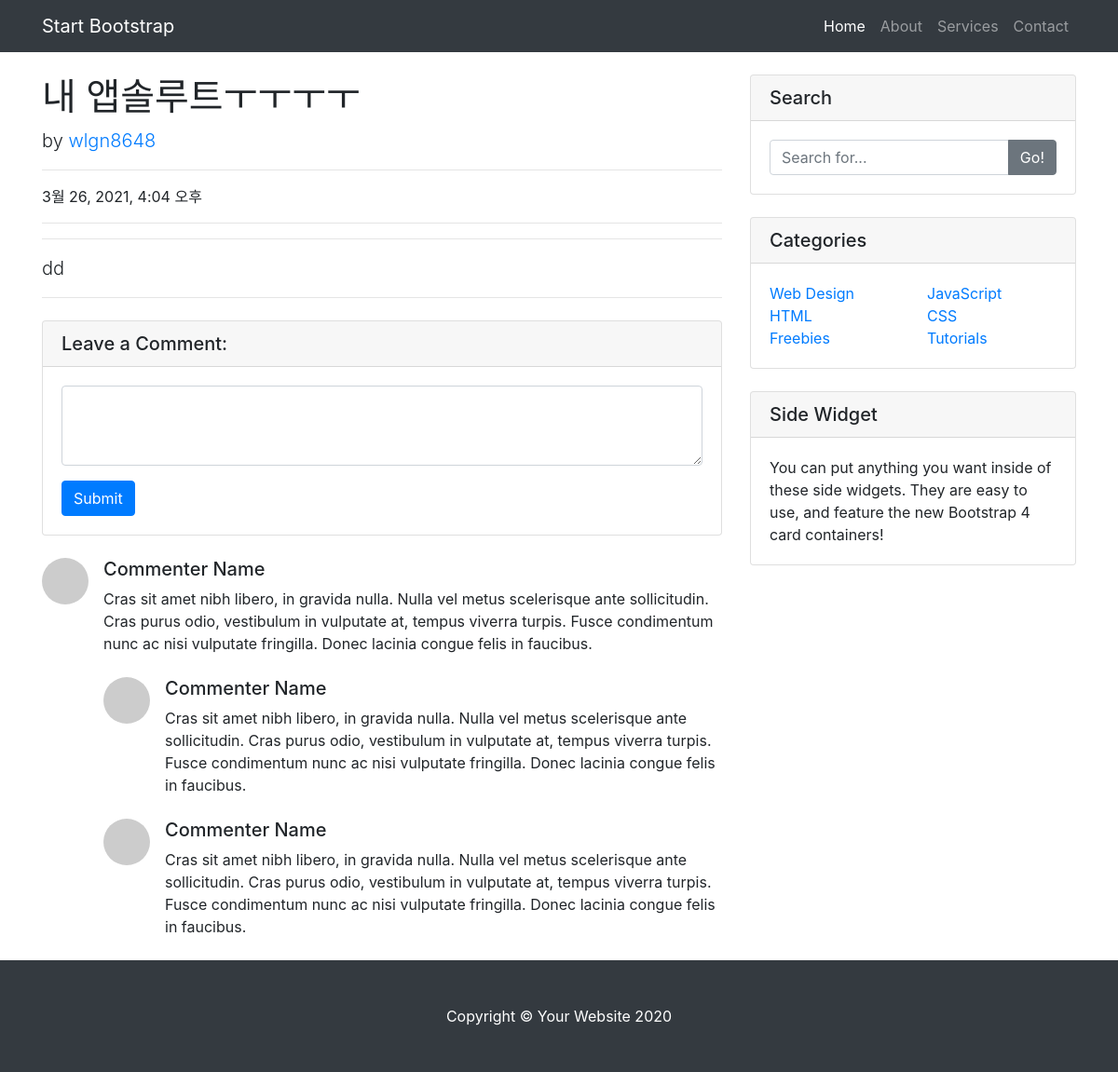
The page /blogMain/detail/1/ on the database as committed earlier.
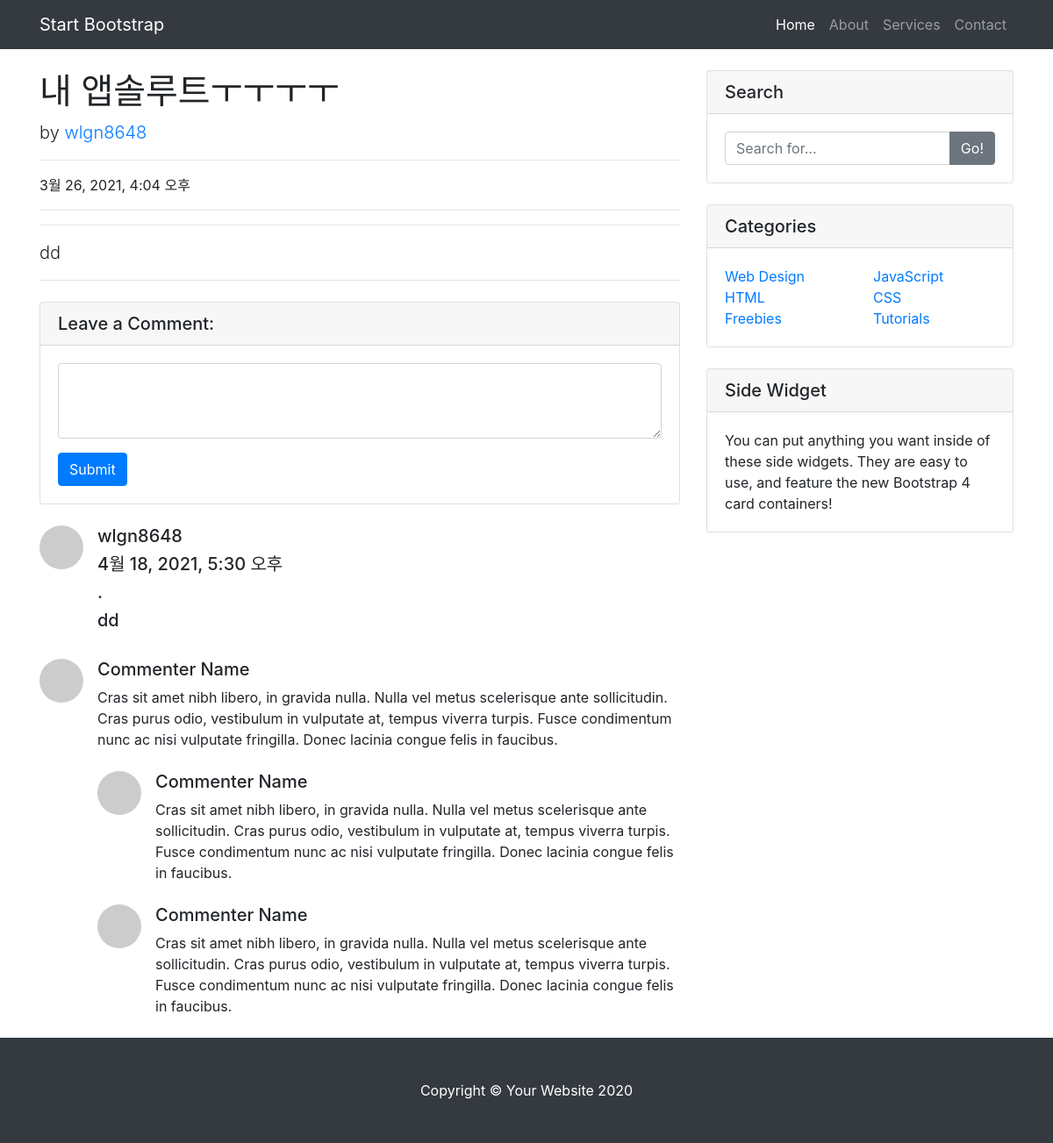
The same page on the database as committed later.
### blogapp/models.py (models this page shows)
class Blog(models.Model):
    title = models.CharField(max_length=100)
    pub_date = models.DateTimeField(auto_now_add=True)
    author = models.ForeignKey(User, on_delete=models.CASCADE, null=True, default=1)
    body = RichTextUploadingField()

class Comment(models.Model):
    blog = models.ForeignKey(Blog, on_delete=models.CASCADE, null=True)
    comment_date = models.DateTimeField(auto_now_add=True)
    comment_user = models.TextField(max_length=20)
    comment_thumbnail_url = models.TextField(max_length=300)
    comment_textfield = models.TextField()

### blogapp/views.py (the view)
# urls.py: path('blogMain/detail/<int:blog_id>/', blogapp.views.detail, name='detail'),
def detail(request, blog_id):
    blog_detail = get_object_or_404(Blog, pk=blog_id)
    comments = Comment.objects.filter(blog_id = blog_id)
    context = {
        'blog_detail' : blog_detail,
        'comments' : comments
    }
    return render(request, 'detail.html', context)

### blogapp/templates/detail.html (shortened to what this page needs)
{% load static %}
<!DOCTYPE html>
<html lang="en">
<head>
  <link href="{% static 'css/detail/vendor/bootstrap/css/bootstrap.min.css' %}" rel="stylesheet">
  <link href="{% static 'css/blog-post.css'%}" rel="stylesheet">
</head>
<body>
  <nav class="navbar navbar-expand-lg navbar-dark bg-dark fixed-top">
    <div class="container">
      <a class="navbar-brand" href="#">Start Bootstrap</a>
      <div class="collapse navbar-collapse" id="navbarResponsive">
        <ul class="navbar-nav ml-auto">
          <li class="nav-item active">
            <a class="nav-link" href="#">Home
            </a>
          </li>
          <li class="nav-item">
            <a class="nav-link" href="#">About</a>
          </li>
          <li class="nav-item">
            <a class="nav-link" href="#">Services</a>
          </li>
          <li class="nav-item">
            <a class="nav-link" href="#">Contact</a>
          </li>
        </ul>
      </div>
    </div>
  </nav>
  <div class="container">
    <div class="row">
      <div class="col-lg-8">
        <h1 class="mt-4">{{blog_detail.title}}</h1>
        <p class="lead">
          by
          <a href="#">{{blog_detail.author}}</a>
        </p>
        <hr>
        <p>{{blog_detail.pub_date}}</p>
        <hr>
        <hr>
        <p class="lead"> {{blog_detail.body | safe}} </p>
        <hr>
        <div class="card my-4">
          <h5 class="card-header">Leave a Comment:</h5>
          <div class="card-body">
            <form>
              <div class="form-group">
                <textarea class="form-control" rows="3"></textarea>
              </div>
              <button type="submit" class="btn btn-primary">Submit</button>
            </form>
          </div>
        </div>
        {% for comment in comments %}
        <div class="media mb-4">
          <img class="d-flex mr-3 rounded-circle" src="http://placehold.it/50x50" alt="">
          <div class="media-body">
            <h5 class="mt-0">{{comment.comment_user}}</h5>
            <h5 class="mt-0">{{comment.comment_date}}</h5>
            <h5 class="mt-0">{{comment.comment_thumbnail_url}}</h5>
            <h5 class="mt-0">{{comment.comment_textfield}}</h5>
           </div>
        </div>
        {% endfor %}
        <div class="media mb-4">
          <img class="d-flex mr-3 rounded-circle" src="http://placehold.it/50x50" alt="">
          <div class="media-body">
            <h5 class="mt-0">Commenter Name</h5>
            Cras sit amet nibh libero, in gravida nulla. Nulla vel metus scelerisque ante sollicitudin. Cras purus odio, vestibulum in vulputate at, tempus viverra turpis. Fusce condimentum nunc ac nisi vulputate fringilla. Donec lacinia congue felis in faucibus.
            <div class="media mt-4">
              <img class="d-flex mr-3 rounded-circle" src="http://placehold.it/50x50" alt="">
              <div class="media-body">
                <h5 class="mt-0">Commenter Name</h5>
                Cras sit amet nibh libero, in gravida nulla. Nulla vel metus scelerisque ante sollicitudin. Cras purus odio, vestibulum in vulputate at, tempus viverra turpis. Fusce condimentum nunc ac nisi vulputate fringilla. Donec lacinia congue felis in faucibus.
              </div>
            </div>
            <div class="media mt-4">
              <img class="d-flex mr-3 rounded-circle" src="http://placehold.it/50x50" alt="">
              <div class="media-body">
                <h5 class="mt-0">Commenter Name</h5>
                Cras sit amet nibh libero, in gravida nulla. Nulla vel metus scelerisque ante sollicitudin. Cras purus odio, vestibulum in vulputate at, tempus viverra turpis. Fusce condimentum nunc ac nisi vulputate fringilla. Donec lacinia congue felis in faucibus.
              </div>
            </div>
          </div>
        </div>
      </div>
      <div class="col-md-4">
        <div class="card my-4">
          <h5 class="card-header">Search</h5>
          <div class="card-body">
            <div class="input-group">
              <input type="text" class="form-control" placeholder="Search for...">
              <span class="input-group-append">
                <button class="btn btn-secondary" type="button">Go!</button>
              </span>
            </div>
          </div>
        </div>
        <div class="card my-4">
          <h5 class="card-header">Categories</h5>
          <div class="card-body">
            <div class="row">
              <div class="col-lg-6">
                <ul class="list-unstyled mb-0">
                  <li>
                    <a href="#">Web Design</a>
                  </li>
                  <li>
                    <a href="#">HTML</a>
                  </li>
                  <li>
                    <a href="#">Freebies</a>
                  </li>
                </ul>
              </div>
              <div class="col-lg-6">
                <ul class="list-unstyled mb-0">
                  <li>
                    <a href="#">JavaScript</a>
                  </li>
                  <li>
                    <a href="#">CSS</a>
                  </li>
                  <li>
                    <a href="#">Tutorials</a>
                  </li>
                </ul>
              </div>
            </div>
          </div>
        </div>
        <div class="card my-4">
          <h5 class="card-header">Side Widget</h5>
          <div class="card-body">
            You can put anything you want inside of these side widgets. They are easy to use, and feature the new Bootstrap 4 card containers!
          </div>
        </div>
      </div>
    </div>
  </div>
  <footer class="py-5 bg-dark">
    <div class="container">
      <p class="m-0 text-center text-white">Copyright &copy; Your Website 2020</p>
    </div>
  </footer>
</body>
</html>

### blogapp/static/css/detail/css/blog-post.css (style rules this page uses)
body { padding-top: 56px; }

Rows that differ between the two databases and show on the page:
added Comment: comment_user "wlgn8648", comment_date "4월 18, 2021, 5:30 오후", comment_thumbnail_url ".", comment_textfield "dd"
